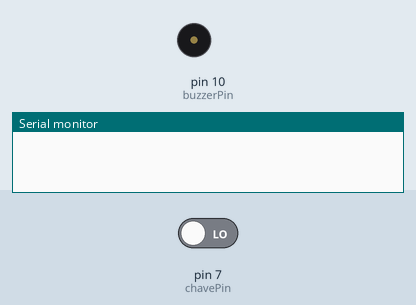
This sketch was run on a simulated Arduino Uno, built with avr-gcc and run on an emulated ATmega328P. Shown: buzzer (waves = sounding, pin HIGH), the last lines printed to the serial monitor. Inputs (shaded band) come from the test bench; at power-on: pin 7 (chavePin) LOW.

Above: at 1.2 s.
1.3 s: pin 7 (chavePin) driven HIGH
At 1.6 s:
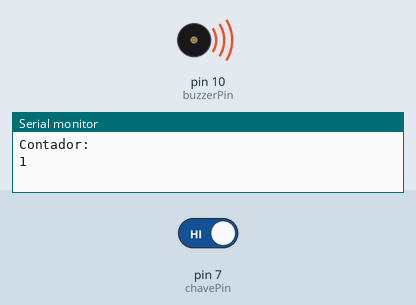
2.8 s: pin 7 (chavePin) driven LOW
At 4.0 s:
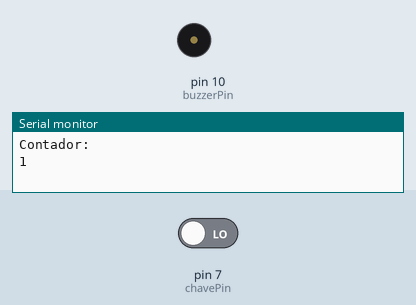
Timing chart, 0 to 5.8 s (numbered marks = the images above; inputs shaded):
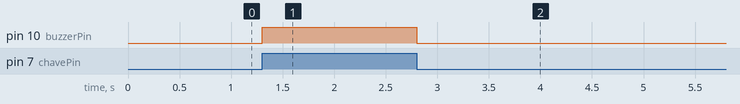

Measured:
- after the input at 1.3 s, pin 10 (buzzerPin): LOW → HIGH at once
- after the input at 2.8 s, pin 10 (buzzerPin): HIGH → LOW at once

The sketch:

buzzer.ino
```cpp
int chavePin = 7; // Atribui o pino 7 a variável chavePin
int buzzerPin = 10; //Atribui o pino 10 a variável buzzerPin
int estadochave = 0;//Variável responsável por armazenar o estado da chave (ligado/deligado)
int count = 0;
int A = 0;

void setup()
{
  Serial.begin(9600);
  pinMode(buzzerPin , OUTPUT); // buzzerPin (pino 8) definido como saída
  pinMode (chavePin , INPUT); // chavePin (pino 10) definido como entrada
  TCCR1A = 0;
  TCCR1B = 0;
  TCNT1 = 0;
  OCR1A= (0x3D09)/75;
  TCCR1B|= (1<< WGM12)|(1<<CS10)|(1<< CS12);
  TIMSK1|= (1<< OCIE1A);
}

void loop()
{
  estadochave = digitalRead (chavePin); //Armazena o valor digital de chavePin em estadochave

  if ( estadochave == HIGH ) { //Se estadochave for igual a nível alto (HIGH)
    digitalWrite(buzzerPin , HIGH); //Define buzzerPin como HIGH, ligando o buzzer
    //count++;
    //Período em que o buzzer fica ligado
     //Serial.println("Contador:");
     //Serial.println(count);
     //delay(150);
     }
  else { //Senão (se estadochave for igual a nível baixo)
    digitalWrite (buzzerPin , LOW ); //Define buzzerPin como LOW, mantendo o buzzer desligado
  	//delay(100);//Período em que o buzzer fica desligado

  }
}

ISR(TIMER1_COMPA_vect)
{
 if ( estadochave == HIGH  && A !=1)
 {
   count++;
   Serial.println("Contador:");
   Serial.println(count);
   A = 1;
 }
 if ( estadochave == LOW && A !=0)
 {
   A = 0 ;
 }

}
```
